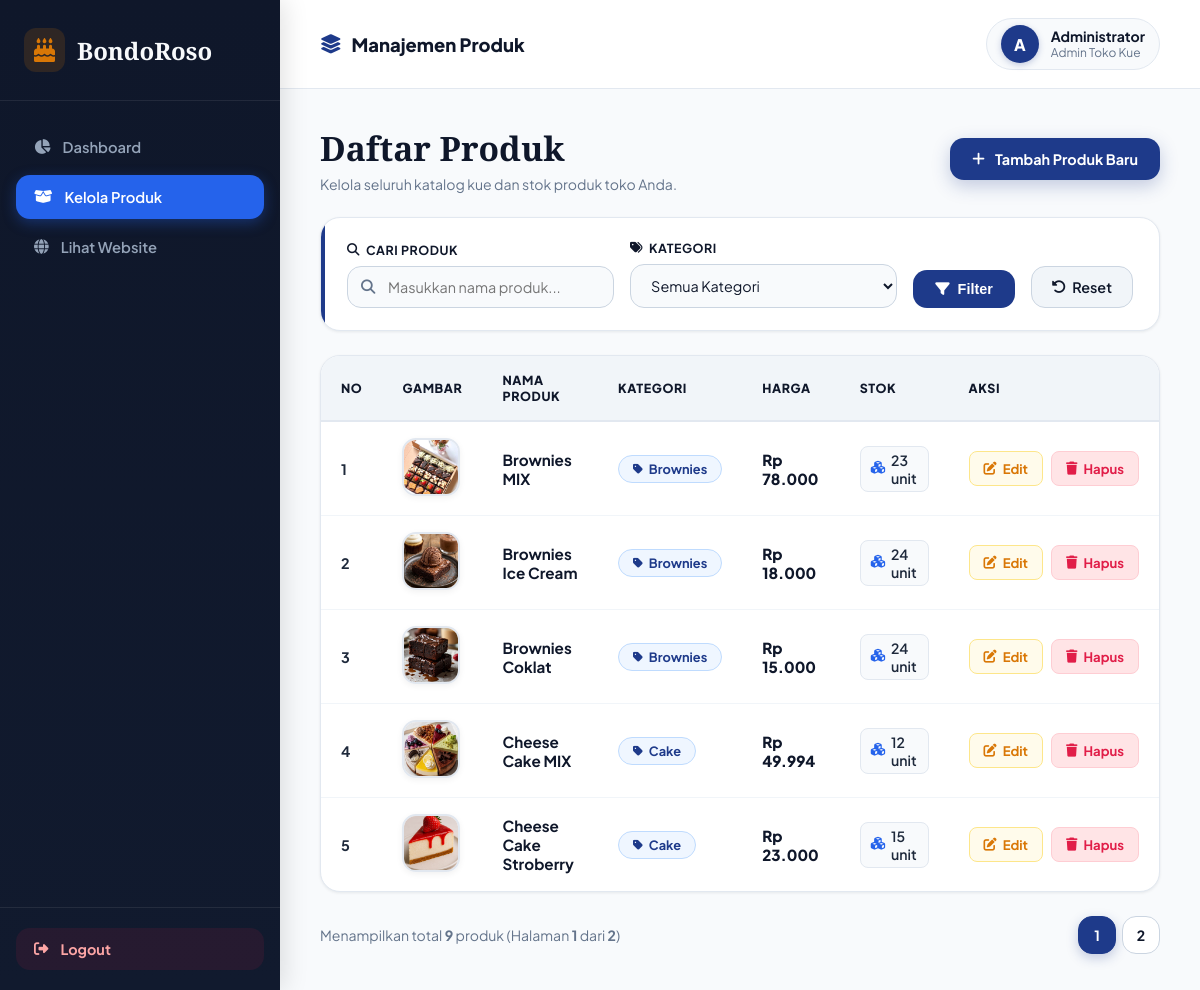
/admin/produk.php (signed in), run on the app's committed database.
### tables this page shows
CREATE TABLE `produk` (
  `id` int NOT NULL,
  `nama` varchar(100) NOT NULL,
  `kategori` varchar(50) NOT NULL,
  `deskripsi` text NOT NULL,
  `harga` decimal(12,2) NOT NULL,
  `stok` int NOT NULL DEFAULT '0',
  `gambar` varchar(255) DEFAULT NULL,
  `created_at` timestamp NOT NULL DEFAULT CURRENT_TIMESTAMP
);

### admin/produk.php (the view, shortened to what this page needs)
<?php
require_once __DIR__ . "/../config/database.php";
$keyword = $_GET['keyword'] ?? '';
$kategori = $_GET['kategori'] ?? '';
$where_sql = "";
$per_page = 5;
$page = isset($_GET['page']) ? (int)$_GET['page'] : 1;
$offset = ($page - 1) * $per_page;
$count_query = mysqli_query(
    $conn,
    "SELECT COUNT(*) AS total
    FROM produk
    $where_sql"
);
$count_data = mysqli_fetch_assoc($count_query);
$total_data = $count_data['total'];
$total_page = ceil($total_data / $per_page);
$query = mysqli_query(
    $conn,
    "SELECT * FROM produk
    $where_sql
    ORDER BY id DESC
    LIMIT $per_page OFFSET $offset"
);
?>
<!DOCTYPE html>
<html lang="id">
<head>
    <link rel="stylesheet" href="https://cdnjs.cloudflare.com/ajax/libs/font-awesome/6.4.0/css/all.min.css">
</head>
<body>
    <aside class="sidebar">
        <a href="index.php" class="sidebar-brand">
            <i class="fa-solid fa-cake-candles"></i>
            <span>BondoRoso</span>
        </a>
        <ul class="sidebar-menu">
            <li>
                <a href="index.php">
                    <i class="fa-solid fa-chart-pie"></i>
                    <span>Dashboard</span>
                </a>
            </li>
            <li>
                <a href="produk.php" class="active">
                    <i class="fa-solid fa-box-open"></i>
                    <span>Kelola Produk</span>
                </a>
            </li>
            <li>
                <a href="../index.php" target="_blank">
                    <i class="fa-solid fa-globe"></i>
                    <span>Lihat Website</span>
                </a>
            </li>
        </ul>
        <div class="sidebar-footer">
            <a href="logout.php" class="btn-logout">
                <i class="fa-solid fa-right-from-bracket"></i>
                <span>Logout</span>
            </a>
        </div>
    </aside>
    <div class="main-wrapper">
        <header class="top-header">
            <div class="header-title-badge">
                <i class="fa-solid fa-layer-group" style="color: var(--navy-primary); font-size: 1.2rem;"></i>
                <h3>Manajemen Produk</h3>
            </div>
            <div class="admin-profile">
                <div class="avatar">
                    <?= strtoupper(substr($_SESSION['admin_nama'] ?? 'A', 0, 1)); ?>
                </div>
                <div class="admin-info">
                    <h4><?= htmlspecialchars($_SESSION['admin_nama'] ?? 'Administrator'); ?></h4>
                    <p>Admin Toko Kue</p>
                </div>
            </div>
        </header>
        <main class="content-body">
            <div class="page-header">
                <div class="page-title-group">
                    <h1>Daftar Produk</h1>
                    <p>Kelola seluruh katalog kue dan stok produk toko Anda.</p>
                </div>
                <a href="tambah.php" class="btn-primary">
                    <i class="fa-solid fa-plus"></i> Tambah Produk Baru
                </a>
            </div>
            <div class="filter-card">
                <form method="GET" class="filter-form">
                    <div class="filter-group">
                        <label for="keyword"><i class="fa-solid fa-magnifying-glass"></i> Cari Produk</label>
                        <div class="input-wrapper">
                            <i class="fa-solid fa-search"></i>
                            <input type="text" id="keyword" name="keyword" class="form-control" placeholder="Masukkan nama produk..." value="<?= htmlspecialchars($keyword); ?>">
                        </div>
                    </div>
                    <div class="filter-group">
                        <label for="kategori"><i class="fa-solid fa-tags"></i> Kategori</label>
                        <select name="kategori" id="kategori" class="form-control">
                            <option value="">Semua Kategori</option>
                        </select>
                    </div>
                    <button type="submit" class="btn-submit">
                        <i class="fa-solid fa-filter"></i> Filter
                    </button>
                    <a href="produk.php" class="btn-secondary">
                        <i class="fa-solid fa-rotate-left"></i> Reset
                    </a>
                </form>
            </div>
            <div class="table-card">
                <div class="table-responsive">
                    <table>
                        <thead>
                            <tr>
                                <th width="60">No</th>
                                <th width="90">Gambar</th>
                                <th>Nama Produk</th>
                                <th>Kategori</th>
                                <th>Harga</th>
                                <th>Stok</th>
                                <th width="160">Aksi</th>
                            </tr>
                        </thead>
                        <tbody>
                            <?php
                            $no = $offset + 1;
                            if (mysqli_num_rows($query) > 0):
                                while ($row = mysqli_fetch_assoc($query)):
                            ?>
                                <tr>
                                    <td><strong><?= $no++; ?></strong></td>
                                    <td>
                                        <?php if ($row['gambar']): ?>
                                            <img src="../uploads/produk/<?= htmlspecialchars($row['gambar']); ?>" alt="Foto Produk" class="product-img">
                                        <?php else: ?>
                                            <div class="no-img"><i class="fa-solid fa-image"></i></div>
                                        <?php endif; ?>
                                    </td>
                                    <td>
                                        <strong style="color: var(--navy-dark); font-size: 0.95rem;"><?= htmlspecialchars($row['nama']); ?></strong>
                                    </td>
                                    <td>
                                        <span class="badge-category">
                                            <i class="fa-solid fa-tag" style="font-size: 0.7rem;"></i>
                                            <?= htmlspecialchars($row['kategori']); ?>
                                        </span>
                                    </td>
                                    <td>
                                        <span class="price-tag">Rp <?= number_format($row['harga'], 0, ',', '.'); ?></span>
                                    </td>
                                    <td>
                                        <span class="stock-badge">
                                            <i class="fa-solid fa-cubes" style="color: var(--navy-accent); font-size: 0.8rem;"></i>
                                            <?= $row['stok']; ?> unit
                                        </span>
                                    </td>
                                    <td>
                                        <div class="action-btns">
                                            <a href="edit.php?id=<?= $row['id']; ?>" class="btn-sm btn-warning" title="Edit Produk">
                                                <i class="fa-solid fa-pen-to-square"></i> Edit
                                            </a>
                                            <a href="hapus.php?id=<?= $row['id']; ?>" class="btn-sm btn-danger" onclick="return confirm('Apakah Anda yakin ingin menghapus produk ini?')" title="Hapus Produk">
                                                <i class="fa-solid fa-trash"></i> Hapus
                                            </a>
                                        </div>
                                    </td>
                                </tr>
                            <?php
                                endwhile;
                            endif; ?>
                        </tbody>
                    </table>
                </div>
            </div>
            <div class="pagination-container">
                <div class="pagination-info">
                    Menampilkan total <strong><?= $total_data; ?></strong> produk (Halaman <strong><?= $page; ?></strong> dari <strong><?= max(1, $total_page); ?></strong>)
                </div>
                <?php if ($total_page > 1): ?>
                    <div class="pagination">
                        <?php for ($i = 1; $i <= $total_page; $i++): ?>
                            <a href="?page=<?= $i; ?>&keyword=<?= urlencode($keyword); ?>&kategori=<?= urlencode($kategori); ?>" class="<?= $page == $i ? 'active' : ''; ?>">
                                <?= $i; ?>
                            </a>
                        <?php endfor; ?>
                    </div>
                <?php endif; ?>
            </div>
        </main>
    </div>
</body>
</html>

### data on the page
produk: gambar (picture), nama "Brownies MIX", kategori "Brownies", harga "78.000", stok "23"
produk: gambar (picture), nama "Brownies Ice Cream", kategori "Brownies", harga "18.000", stok "24"
produk: gambar (picture), nama "Brownies Coklat", kategori "Brownies", harga "15.000", stok "24"
produk: gambar (picture), nama "Cheese Cake MIX", kategori "Cake", harga "49.994", stok "12"
produk: gambar (picture), nama "Cheese Cake Stroberry", kategori "Cake", harga "23.000", stok "15"

### other printed values
substr($_SESSION['admin_nama'] ?? 'A', 0, 1) "A"
$_SESSION['admin_nama'] "Administrator"
$total_data "9"
$page "1"
max(1, $total_page) "2"
